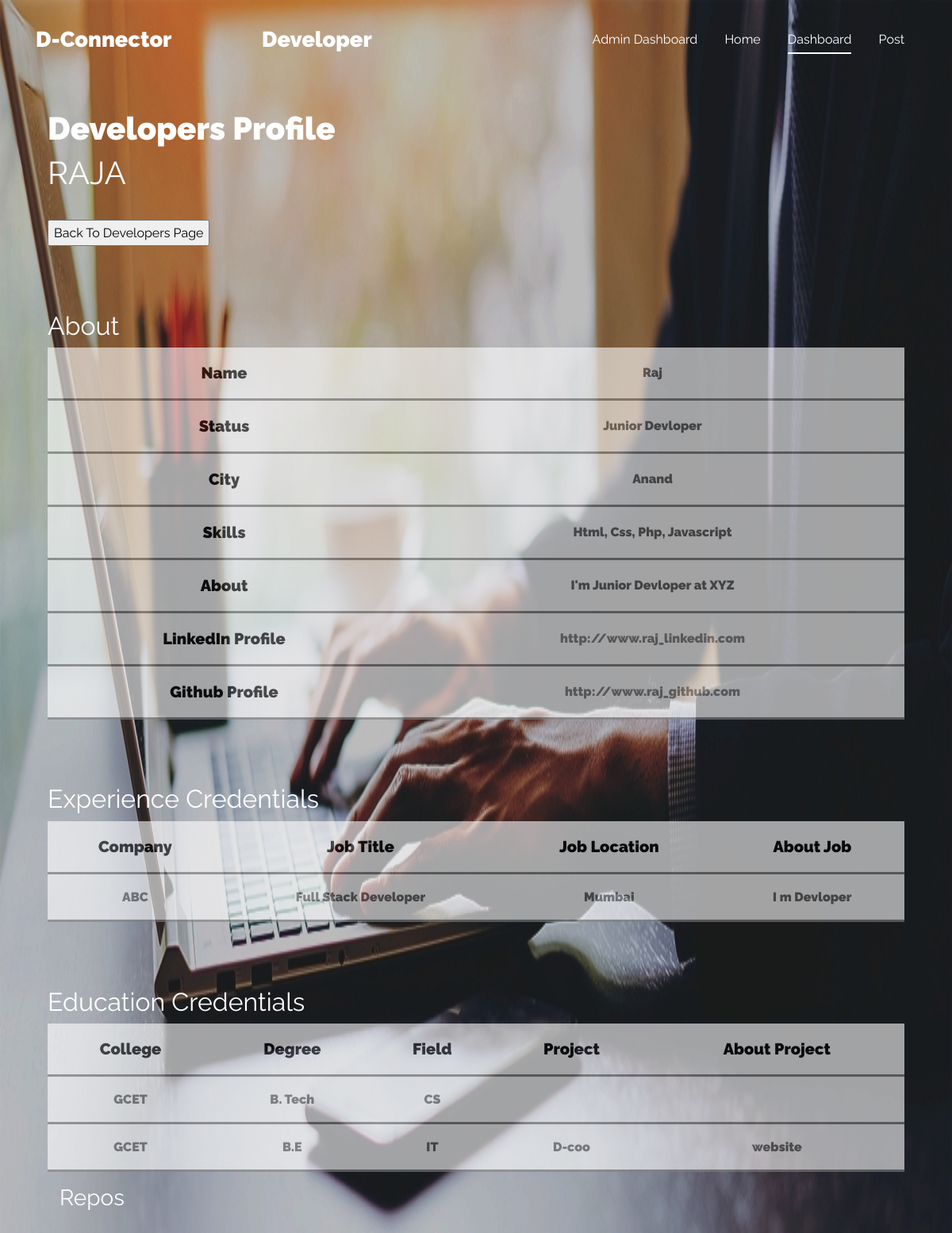
The page /developers_details.php?user_id=2 (signed in) on the database its author committed.
### tables this page shows
CREATE TABLE `profile` (
  `User_Id` int(11) NOT NULL,
  `Name` varchar(20) NOT NULL,
  `Status` varchar(20) NOT NULL,
  `Company_Name` varchar(40) NOT NULL,
  `Comapny_Website` varchar(40) NOT NULL,
  `City` varchar(30) NOT NULL,
  `State` varchar(30) NOT NULL,
  `Skills` varchar(100) NOT NULL,
  `About_You` varchar(300) NOT NULL,
  `LinkedIn_Profile` varchar(50) NOT NULL,
  `Github_Profile` varchar(50) NOT NULL
);

CREATE TABLE `experience` (
  `User_Id` int(6) NOT NULL,
  `Company_Name` varchar(30) NOT NULL,
  `Job_Tittle` varchar(30) NOT NULL,
  `Job_Location` varchar(30) NOT NULL,
  `Job_starting_date` date NOT NULL,
  `Job_Ending_date` date NOT NULL,
  `About_job` varchar(1000) NOT NULL
);

CREATE TABLE `education` (
  `User_Id` int(6) NOT NULL,
  `College_Name` varchar(50) NOT NULL,
  `Degree` varchar(30) NOT NULL,
  `Feild` varchar(30) NOT NULL,
  `Starting_date` date NOT NULL,
  `Ending_Date` date NOT NULL,
  `Project_Title` varchar(30) NOT NULL,
  `About_Project` text NOT NULL
);

### developers_details.php (the view, shortened to what this page needs)
<?php
$servername="localhost";
    $username="root";
    $password="";
    $database="admin";
    $con= new mysqli($servername,$username,$password,$database);
?>
<!doctype html>
<html lang="en">
  <head>
    <link rel="stylesheet" href="fonts/icomoon/style.css">
    <link rel="stylesheet" href="fonts/brand/style.css">
    <link rel="stylesheet" href="css/bootstrap.min.css">
    <link rel="stylesheet" href="css/bootstrap-datepicker.css">
    <link rel="stylesheet" href="css/jquery.fancybox.min.css">
    <link rel="stylesheet" href="css/owl.carousel.min.css">
    <link rel="stylesheet" href="css/owl.theme.default.min.css">
    <link rel="stylesheet" href="css/aos.css">
    <link rel="stylesheet" href="css/style.css">
  </head>
  <body style="background-image: url('images/bj.jpg');
   background-repeat: no-repeat;
  background-attachment: fixed;
  background-size: 100% 100%;">
    <div class="site-wrap" id="home-section">
      <header class="site-navbar light site-navbar-target" role="banner">
        <div class="container">
          <div class="row align-items-center position-relative">
            <div class="col-3">
              <div class="site-logo">
                <a href="home.php"><strong>D-Connector</strong></a>
              </div>
            </div>
            <div class="col-3">
              <div class="site-logo">
                <a href="developers.php"><strong>Developer</strong></a>
              </div>
            </div>
            <div class="col-6  text-right">
              <nav class="site-navigation text-right ml-auto d-none d-lg-block" role="navigation">
                <ul class="site-menu main-menu js-clone-nav ml-auto ">
                <?php
                if($_SESSION['user']=='admin'){
                            echo '<li><a href="admin_dashboard.php" class="nav-link"><strong> Admin Dashboard</strong></a></li>';
                          }?>
                  <li><a href="home.php" class="nav-link"><strong>Home</strong></a></li>
                  <li class="active"><a href="dashboard.php" class="nav-link"><strong>Dashboard</strong></a></li>
                  <li><a href="post.php" class="nav-link"><strong>Post</strong></a></li>
                </ul>
              </nav>
            </div>
            <br><br>
        </div>
        <div class="container">
          <div class="row align-items-center position-relative">
            <br><br>
        </div>
        <div>
                <a href=""><h1 style="color:white; font-weight: 1000;"><strong>Developers Profile</strong></h1></a>
                <?php
                        $sql="Select Name from profile where User_Id=".$_GET['user_id'];
                        $result=$con->query($sql);
                        if ($result->num_rows>0) {
                            while ($row=$result->fetch_assoc()) {
                                echo '<h1 style="color:white;"><strong><bold>'.strtoupper($row['Name']).'</bold></strong></h3>';
                            }
                        }
                    ?>
                    <br>
                    <form action="<?php echo htmlspecialchars($_SERVER['PHP_SELF']);?>" method="post">
                        <input type="submit" value="Back To Developers Page" name='developers'>
                    </form>
                    <br><br><br>
                    <div>
                        <h2 style="color:white; font-weigth:1000"><strong>About</strong></h2>
                        <table style="color:black">
                            <?php
                                $sql="select  `Name`, `Status`,`City`, `State`, `Skills`, `About_You`, `LinkedIn_Profile`, `Github_Profile` FROM `profile` WHERE  User_Id=".$_SESSION['user_id'];
                                $result=$con->query($sql);
                                while ($rows=$result->fetch_assoc()) {
                                    echo '<tr>';
                                    echo '<th style="font-weigth:bold;">Name</th>';
                                    echo '<td>'.$rows['Name'].'</td>';
                                    echo '</tr>';
                                    echo '<tr>';
                                    echo '<th style="font-weigth:bold;">Status</th>';
                                    echo '<td>'.$rows['Status'].'</td>';
                                    echo '</tr>';
                                    echo '<tr>';
                                    echo '<th style="font-weigth:bold;">City</th>';
                                    echo '<td>'.$rows['City'].'</td>';
                                    echo '</tr>';
                                    echo '<tr>';
                                    echo '<th style="font-weigth:bold;">Skills</th>';
                                    echo '<td>'.$rows['Skills'].'</td>';
                                    echo '</tr>';
                                    echo '<tr>';
                                    echo '<th style="font-weigth:bold;">About</th>';
                                    echo '<td>'.$rows['About_You'].'</td>';
                                    echo '</tr>';
                                    echo '<tr>';
                                    echo '<th style="font-weigth:bold;">LinkedIn Profile</th>';
                                    echo '<td><a style="color:grey" href="'.$rows['LinkedIn_Profile'].'">'.$rows['LinkedIn_Profile'].'</a></td>';
                                    echo '</tr>';
                                    echo '<th style="font-weigth:bold;">Github Profile</th>';
                                    echo '<td><a style="color:grey" href="'.$rows['Github_Profile'].'">'.$rows['Github_Profile'].'</a></td>';
                                }
                            ?>
                        </table>
                    </div>
                    <br><br><br>
                    <div>
                        <h2 style="color:white; font-weigth:1000"><strong>Experience Credentials</strong></h2>
                        <table style="color:black">
                            <tr style="font-weigth:bold;">
                                <th>Company</th>
                                <th>Job Title</th>
                                <th>Job Location</th>
                                <th>About Job</th>
                            </tr>
                            <?php
                                $sql="select `Company_Name`, `Job_Tittle`, `Job_Location`,`About_job` FROM `experience` WHERE User_Id=".$_GET['user_id'];
                                $result=$con->query($sql);
                                while ($rows=$result->fetch_assoc()) {
                                    echo '<tr>';
                                    echo '<td>'.$rows['Company_Name'].'</td>';
                                    echo '<td>'.$rows['Job_Tittle'].'</td>';
                                    echo '<td>'.$rows['Job_Location'].'</td>';
                                    echo '<td>'.$rows['About_job'].'</td>';
                                    echo '</tr>';
                                }
                            ?>
                        </table>
                    </div>
                    <br><br><br>
                    <div>
                        <h2 style="color:white; font-weigth:1000"><strong>Education Credentials</strong></h2>
                        <table style="color:black">
                            <tr style="font-weigth:bold;">
                                <th>College</th>
                                <th>Degree</th>
                                <th>Field</th>
                                <th>Project</th>
                                <th>About Project</th>
                            </tr>
                            <?php
                                $sql="select `College_Name`, `Degree`, `Feild`,`Project_Title`, `About_Project` FROM `education` WHERE User_Id=".$_GET['user_id'];
                                $result=$con->query($sql);
                                while ($rows=$result->fetch_assoc()) {
                                    echo '<tr>';
                                    echo '<td>'.$rows['College_Name'].'</td>';
                                    echo '<td>'.$rows['Degree'].'</td>';
                                    echo '<td>'.$rows['Feild'].'</td>';
                                    echo '<td>'.$rows['Project_Title'].'</td>';
                                    echo '<td>'.$rows['About_Project'].'</td>';
                                    echo '</tr>';
                                }
                            ?>
                        </table>
                    </div>
                        <div class="container">
                                    <div id="list">
                                     <h3 style="color:White;"> <strong>Repos</strong> </h3>
                         </div>
                     </div>
                    <br><br>              </div>
          </div>
      </header>
    </div>
  </body>
</html>

### css/style.css (style rules this page uses)
html { overflow-x: hidden; }
body { line-height: 1.7; color: #364d59 !important; font-weight: 300; font-size: 1rem; background: #fff; }
a { -webkit-transition: .3s all ease; -o-transition: .3s all ease; transition: .3s all ease; text-decoration: none; }
h1, h2, h3, h4, h5, .h1, .h2, .h3, .h4, .h5 { font-weight: 300; color: #364d59; }
.site-navbar { margin-bottom: 0px; z-index: 9; position: absolute; top: 0; width: 100%; padding: 1rem; }
.site-navbar .site-logo { margin: 0; padding: 0; font-size: 1.7rem; }
.site-navbar .site-logo strong { font-weight: 900; }
.site-navbar .site-logo a { color: #000; }
.site-navbar .site-navigation .site-menu { margin: 0; padding: 0; margin-bottom: 0; }
.site-navbar .site-navigation .site-menu .active { color: #0779e4 !important; }
.site-navbar .site-navigation .site-menu a { text-decoration: none !important; display: inline-block; }
.site-navbar .site-navigation .site-menu > li { display: inline-block; }
.site-navbar .site-navigation .site-menu > li > a { margin-left: 15px; margin-right: 15px; padding: 20px 0px; color: rgba(0, 0, 0, 0.7); display: inline-block; text-decoration: none !important; }
.site-navbar .site-navigation .site-menu > li.active > a { color: #fff; position: relative; }
.site-navbar .site-navigation .site-menu > li.active > a:before { content: ""; position: absolute; bottom: 15px; left: 0; right: 0; height: 2px; background: #fff; }
.site-navbar.light a { color: #fff; }
.site-navbar.light .site-menu li a { color: #fff; }

### developers_details.php (style rules this page uses)
table, td, th { padding: 15px; border-bottom: 3px solid grey; }
table { width: 100%;background-color: #ffffff; opacity: 0.6; }
th { height: 50px; text-align: center; font-size: 20px; font-weight: 1000; }
td { text-align: center; font-size: 16px; font-weight: 1000; color: #5f5f5f; }

### rows shown on the page
profile: Name "RAJA"
profile: Name "Raj", Status "Junior Devloper", City "Anand", Skills "Html, Css, Php, Javascript", About_You "I'm Junior Devloper at XYZ", LinkedIn_Profile "http://www.raj_linkedin.com", Github_Profile "http://www.raj_github.com"
experience: Company_Name "ABC", Job_Tittle "Full Stack Developer", Job_Location "Mumbai", About_job "I m Devloper"
education: College_Name "GCET", Degree "B. Tech", Feild "CS"
education: College_Name "GCET", Degree "B.E", Feild "IT", Project_Title "D-coo", About_Project "website"
